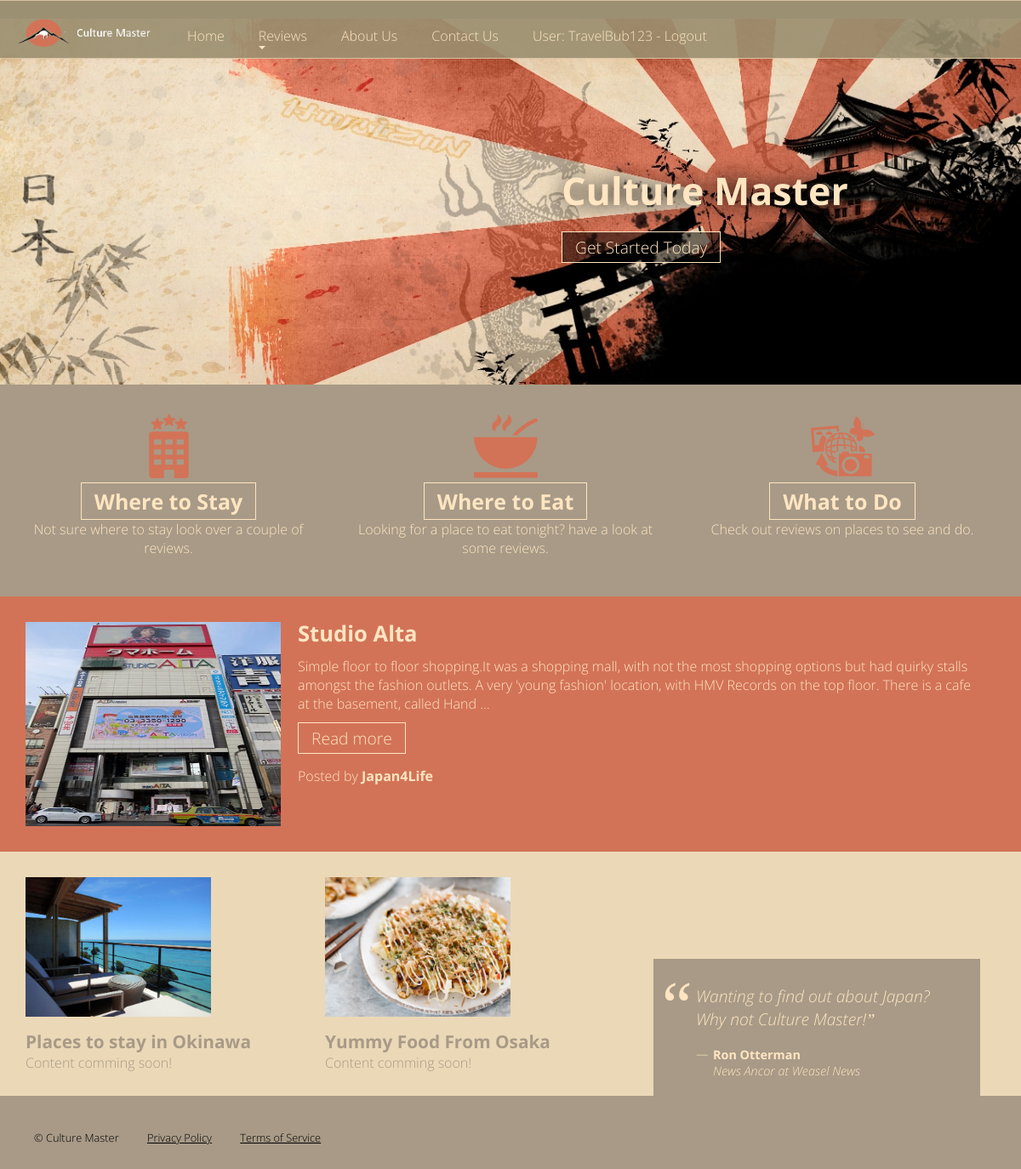
Screenshot of /home/ (signed in) with the database file from the repository.
### home/models.py (models this page shows, shortened)
class Review(models.Model):
    TYPE_CHOICES = (
        ('Food', 'Food'),
        ('Activities', 'Activities'),
        ('Accommodation', 'Accommodation')
    )
    title = models.CharField(max_length=50)
    type = models.CharField(choices=TYPE_CHOICES, max_length=30, default=2)
    content = models.CharField(max_length=4096)
    poster = models.ForeignKey(
        settings.AUTH_USER_MODEL, on_delete=models.SET_NULL, null=True)
    posted = models.CharField(max_length=16, default=timezone.now().date())
    image = models.ImageField(upload_to='review_Images/')
    readonly_fields = ('posted', 'poster')

### home/views.py (the view)
# urls.py: path('', RedirectView.as_view(url='/home/', permanent=True)),
def home(request):
    queryset1 = Review.objects.order_by('-posted')[:1]
    meta = {
        'title': 'Home',
        'companyName': companyName,
        'review_list': queryset1,
        'description': companyName + ' home page where you can see a quick rundown of the page and its features'
    }
    return render(request, 'home/home.html', meta)

### home/templates/home/home.html
{% extends "base.html" %}
{% load static %}
{% block content %}
    <section class="main">
        <aside>
            <div class="content accommodation">
                <h3><a class="btn" href="{% url 'reviews_list_accommodation' %}">Where to Stay</a></h3>
                <p>Not sure where to stay look over a couple of reviews.</p>
            </div>
        </aside>
        <aside>
            <div class="content food">
                <h3><a class="btn" href="{% url 'reviews_list_food' %}">Where to Eat</a></h3>
                <p>Looking for a place to eat tonight? have a look at some reviews.</p>
            </div>
        </aside>
        <aside>
            <div class="content activities">
                <h3><a class="btn" href="{% url 'reviews_list_activities' %}">What to Do</a></h3>
                <p>Check out reviews on places to see and do.</p>
            </div>
        </aside>
    </section>
    <section class="recentReviewClass">
        <article>
            {% if review_list %}
                {% for i in review_list %}
                    <img class="imageNew" id="reviewImage" src="{{ i.image.url }}">
                    <h2>{{ i.title|capfirst }}</h2>
                    <p>{{ i.content|truncatechars:255 }}</p>
                    <a class="btn" title="Launching" href="{% url 'review_detail' i.id %}">Read more</a>
                    <p class="poster">Posted by <strong>{{ i.poster }}</strong></p>
                {% endfor %}
            {% else %}
                <p>There are no reviews to display.</p>
            {% endif %}
        </article>
    </section>
    <section class="Phase">
        <aside>
            <div class="content">
                <img class="imgg" alt="Phase 2" src="{% static 'images/Okinawa_Place_to_Stay.png' %}"/>
                <h4>Places to stay in Okinawa</h4>
                <p>Content comming soon!</p>
            </div>
        </aside>
        <aside>
            <div class="content">
                <img class="imgg" alt="Phase 3" src="{% static 'images/Yummy_Food_From_Osaka.png' %}">
                <h4>Yummy Food From Osaka</h4>
                <p>Content comming soon!</p>
            </div>
        </aside>
        <blockquote>
            <p class="quote">Wanting to find out about Japan? Why not {{ companyName }}!</p>
            <p class="credit"><strong>Ron Otterman</strong><br><em>News Ancor at Weasel News</em></p>
        </blockquote>
    </section>
{% endblock %}

### home/templates/base.html (shortened to what this page needs)
﻿{% load static %}
<!DOCTYPE HTML>
<html>
<head>
    <link rel="stylesheet" type="text/css" media="screen" href="{% static 'css/css.css' %}">
</head>
<body>
<div id="page">
    <header>
        <div>
            <div class="hero">
                <h1>Culture Master</h1><a id="titleButton" title="Get Started" href="{% url 'reviews_list_strd' %}">Get
                Started <span>Today</span></a>
            </div>
        </div>
    </header>
    {% block content %}
    {% endblock %}
    <nav id="Navi">
        <a class="logo" title="Culture Master" href="{% url 'home' %}"><span>Culture Master</span></a>
        <ul>
            <li><a title="Home" href="{% url 'home' %}">Home</a></li>
            <li>
                <a title="Reviews" href="{% url 'reviews_list_strd' %}" aria-haspopup="true">Reviews</a>
            </li>
            <li>
                <a title="About Us" href="{% url 'history' %}">About Us</a>
            </li>
            <li><a title="Contact Us" href="{% url 'contact' %}">Contact Us</a></li>
            {% if user.is_authenticated %}
                <li>
                    <a href="{% url 'logged_out_user' %}?next={{ request.path }}">User: {{ user.get_username }} -
                        Logout</a>
                </li>
            {% else %}
                <li><a href="{% url 'login' %}?next={{ request.path }}">Login</a></li>
            {% endif %}
        </ul>
    </nav>
    <footer>
        <div>
            &copy; Culture Master
            <div class="content">
                <a title="Privacy Policy" href="{% url 'privacyPolicy' %}">Privacy Policy</a>
                <a title="Terms of Service" href="{% url 'termsOfService' %}">Terms of Service</a>
            </div>
        </div>
    </footer>
</div>
</body>
</html>

### rows the page displays
Review: image (picture), title "Studio Alta", content "Simple floor to floor shopping.It was a shopping mall, with not the most shopping options but had quirky stalls amongst the fashion outlets. A very 'young fashion' location, with HMV Records on the top floor. There is a cafe at the basement, called Hand …", poster "Japan4Life"

### other values shown
{{ companyName }} "Culture Master"
{{ user.get_username }} "TravelBub123"
